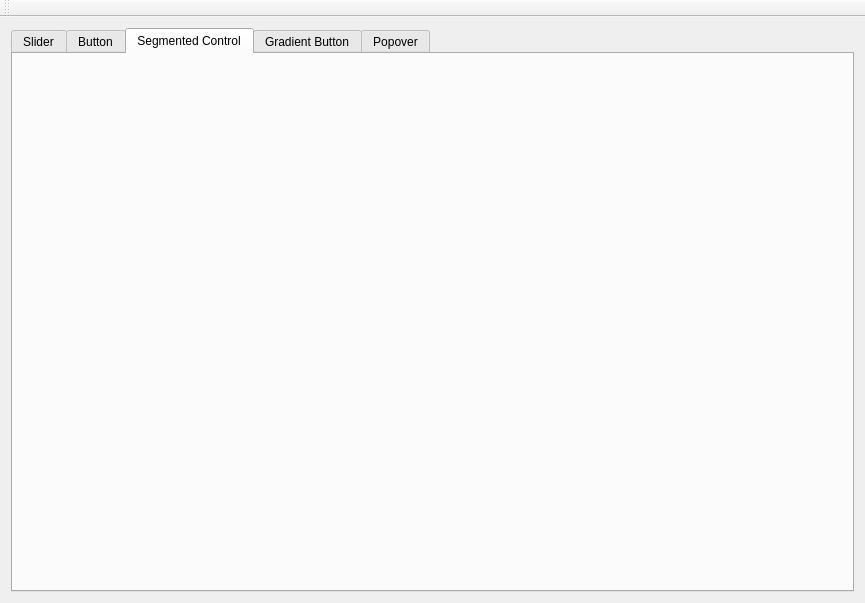
<?xml version="1.0" encoding="UTF-8"?>
<ui version="4.0">
 <class>MainWindow</class>
 <widget class="QMainWindow" name="MainWindow">
  <property name="geometry">
   <rect>
    <x>0</x>
    <y>0</y>
    <width>865</width>
    <height>603</height>
   </rect>
  </property>
  <property name="windowTitle">
   <string>MainWindow</string>
  </property>
  <widget class="QWidget" name="centralWidget">
   <layout class="QVBoxLayout" name="verticalLayout_2">
    <item>
     <widget class="QTabWidget" name="tabWidget">
      <property name="currentIndex">
       <number>2</number>
      </property>
      <widget class="QWidget" name="tabSliders">
       <attribute name="title">
        <string>Slider</string>
       </attribute>
       <layout class="QVBoxLayout" name="verticalLayout">
        <item>
         <widget class="QLabel" name="label">
          <property name="text">
           <string>Horizontal with tick marks (you're able to select only values represented by tick marks)</string>
          </property>
         </widget>
        </item>
        <item>
         <layout class="QHBoxLayout" name="horizontalLayout">
          <item>
           <widget class="QCocoaSlider" name="sliderHorizontal" native="true"/>
          </item>
          <item>
           <widget class="QLabel" name="labelSliderValue">
            <property name="text">
             <string/>
            </property>
           </widget>
          </item>
         </layout>
        </item>
        <item>
         <layout class="QHBoxLayout" name="horizontalLayout_2">
          <item>
           <widget class="QLabel" name="label_3">
            <property name="text">
             <string>Circular:</string>
            </property>
           </widget>
          </item>
          <item>
           <widget class="QCocoaSlider" name="sliderCircular" native="true"/>
          </item>
          <item>
           <widget class="QLabel" name="labelCircularValue">
            <property name="text">
             <string>s</string>
            </property>
           </widget>
          </item>
         </layout>
        </item>
        <item>
         <layout class="QHBoxLayout" name="horizontalLayout_5"/>
        </item>
        <item>
         <layout class="QHBoxLayout" name="horizontalLayout_7">
          <item>
           <widget class="QLabel" name="label_2">
            <property name="text">
             <string>Vertical slider:</string>
            </property>
           </widget>
          </item>
          <item>
           <widget class="QCocoaSlider" name="sliderVertical" native="true">
            <property name="sizePolicy">
             <sizepolicy hsizetype="Preferred" vsizetype="Expanding">
              <horstretch>0</horstretch>
              <verstretch>0</verstretch>
             </sizepolicy>
            </property>
            <property name="minimumSize">
             <size>
              <width>0</width>
              <height>0</height>
             </size>
            </property>
            <property name="maximumSize">
             <size>
              <width>16777215</width>
              <height>16777215</height>
             </size>
            </property>
           </widget>
          </item>
          <item>
           <widget class="QLabel" name="labelVertSlider">
            <property name="text">
             <string>TextLabel</string>
            </property>
           </widget>
          </item>
         </layout>
        </item>
        <item>
         <spacer name="verticalSpacer">
          <property name="orientation">
           <enum>Qt::Vertical</enum>
          </property>
          <property name="sizeHint" stdset="0">
           <size>
            <width>20</width>
            <height>40</height>
           </size>
          </property>
         </spacer>
        </item>
       </layout>
      </widget>
      <widget class="QWidget" name="tabButtons">
       <attribute name="title">
        <string>Button</string>
       </attribute>
       <layout class="QVBoxLayout" name="verticalLayout_3">
        <item>
         <layout class="QHBoxLayout" name="horizontalLayout_3">
          <item>
           <widget class="QCocoaButton" name="buttonRounded" native="true"/>
          </item>
          <item>
           <widget class="QCocoaButton" name="buttonRegularSquare" native="true"/>
          </item>
          <item>
           <widget class="QCocoaButton" name="buttonShadowLessSquare" native="true"/>
          </item>
          <item>
           <widget class="QCocoaButton" name="buttonTexturedSquare" native="true"/>
          </item>
          <item>
           <widget class="QCocoaButton" name="buttonSmallSquare" native="true"/>
          </item>
         </layout>
        </item>
        <item>
         <layout class="QHBoxLayout" name="horizontalLayout_4">
          <item>
           <widget class="QCocoaButton" name="buttonTexturedRounded" native="true"/>
          </item>
          <item>
           <widget class="QCocoaButton" name="buttonRoundRect" native="true"/>
          </item>
          <item>
           <widget class="QCocoaButton" name="buttonDislosure" native="true"/>
          </item>
          <item>
           <widget class="QCocoaButton" name="buttonRoundedDisclosure" native="true"/>
          </item>
          <item>
           <widget class="QCocoaButton" name="buttonCircular" native="true"/>
          </item>
          <item>
           <widget class="QCocoaButton" name="buttonRecessed" native="true"/>
          </item>
          <item>
           <widget class="QCocoaButton" name="buttonInline" native="true"/>
          </item>
         </layout>
        </item>
        <item>
         <spacer name="verticalSpacer_2">
          <property name="orientation">
           <enum>Qt::Vertical</enum>
          </property>
          <property name="sizeHint" stdset="0">
           <size>
            <width>20</width>
            <height>340</height>
           </size>
          </property>
         </spacer>
        </item>
        <item>
         <widget class="QDialogButtonBox" name="buttonBox">
          <property name="standardButtons">
           <set>QDialogButtonBox::Discard|QDialogButtonBox::YesToAll</set>
          </property>
         </widget>
        </item>
       </layout>
      </widget>
      <widget class="QWidget" name="tabSegmented">
       <attribute name="title">
        <string>Segmented Control</string>
       </attribute>
       <widget class="QCocoaSegmentedButton" name="segmentedButton" native="true">
        <property name="geometry">
         <rect>
          <x>160</x>
          <y>90</y>
          <width>120</width>
          <height>80</height>
         </rect>
        </property>
       </widget>
      </widget>
      <widget class="QWidget" name="tabGradient">
       <attribute name="title">
        <string>Gradient Button</string>
       </attribute>
       <widget class="QCocoaGradientButton" name="gradientButton" native="true">
        <property name="geometry">
         <rect>
          <x>21</x>
          <y>11</y>
          <width>259</width>
          <height>30</height>
         </rect>
        </property>
       </widget>
      </widget>
      <widget class="QWidget" name="tabPopover">
       <attribute name="title">
        <string>Popover</string>
       </attribute>
       <widget class="QWidget" name="layoutWidget">
        <property name="geometry">
         <rect>
          <x>21</x>
          <y>11</y>
          <width>235</width>
          <height>33</height>
         </rect>
        </property>
        <layout class="QHBoxLayout" name="horizontalLayout_6">
         <item>
          <widget class="QLabel" name="label_4">
           <property name="text">
            <string>Timeout (ms):</string>
           </property>
          </widget>
         </item>
         <item>
          <widget class="QSpinBox" name="spinBoxPopover">
           <property name="minimum">
            <number>0</number>
           </property>
           <property name="maximum">
            <number>10000</number>
           </property>
           <property name="singleStep">
            <number>1000</number>
           </property>
           <property name="value">
            <number>0</number>
           </property>
          </widget>
         </item>
         <item>
          <widget class="QPushButton" name="buttonPopover">
           <property name="text">
            <string>Show</string>
           </property>
          </widget>
         </item>
        </layout>
       </widget>
      </widget>
     </widget>
    </item>
   </layout>
  </widget>
  <widget class="QToolBar" name="mainToolBar">
   <attribute name="toolBarArea">
    <enum>TopToolBarArea</enum>
   </attribute>
   <attribute name="toolBarBreak">
    <bool>false</bool>
   </attribute>
  </widget>
 </widget>
 <layoutdefault spacing="6" margin="11"/>
 <customwidgets>
  <customwidget>
   <class>QCocoaSlider</class>
   <extends>QWidget</extends>
   <header>../../qcocoaslider.h</header>
   <container>1</container>
  </customwidget>
  <customwidget>
   <class>QCocoaButton</class>
   <extends>QWidget</extends>
   <header>../../qcocoabutton.h</header>
   <container>1</container>
  </customwidget>
  <customwidget>
   <class>QCocoaGradientButton</class>
   <extends>QWidget</extends>
   <header>../../qcocoagradientbutton.h</header>
   <container>1</container>
  </customwidget>
  <customwidget>
   <class>QCocoaSegmentedButton</class>
   <extends>QWidget</extends>
   <header location="global">qcocoacontrols/qcocoasegmentedbutton.h</header>
   <container>1</container>
  </customwidget>
 </customwidgets>
 <resources/>
 <connections/>
</ui>
